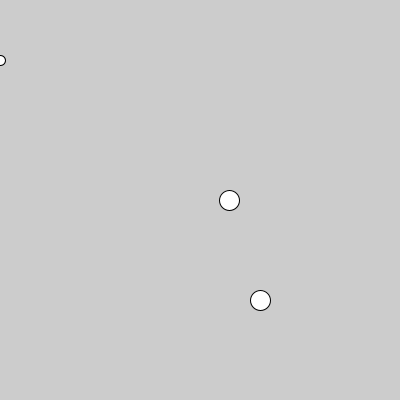
Frame 1 (no input)
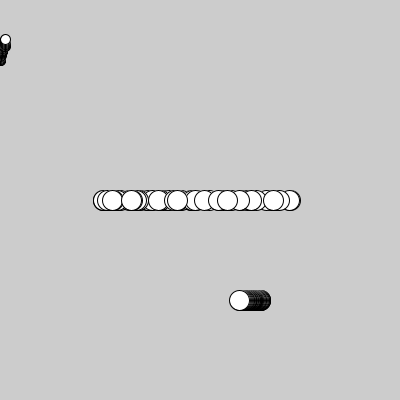
Frame 60 (the mouse pressed at the canvas centre just before this capture)
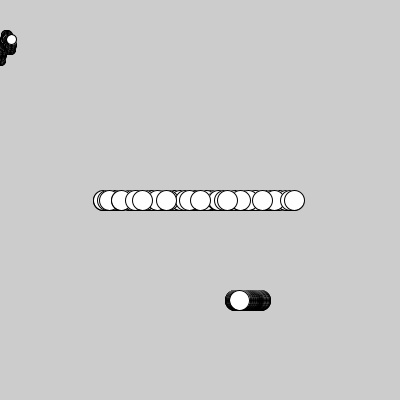
Frame 120 (the mouse held since frame 60 and released just before this capture)

The Processing sketch that drew these frames (run headless with seeded random() and noise(); from frame 60 on, the mouse is pressed at the canvas centre):

// Processing sketch: perlin2
// ── perlin2.pde
   float x;
float n;
float t;
void setup(){
  
  size(400,400);}
  
  
  void draw(){
   // background(255);
    float rdm =random(-100,100);
   ellipse(200+rdm, 200, 20,20); 
   n=noise(t)*100;
   ellipse(200+n, 300,20,20);
    t+=0.01;
 println(n);
   ellipse(x,n,10,10);
    x+=0.1;
  }
